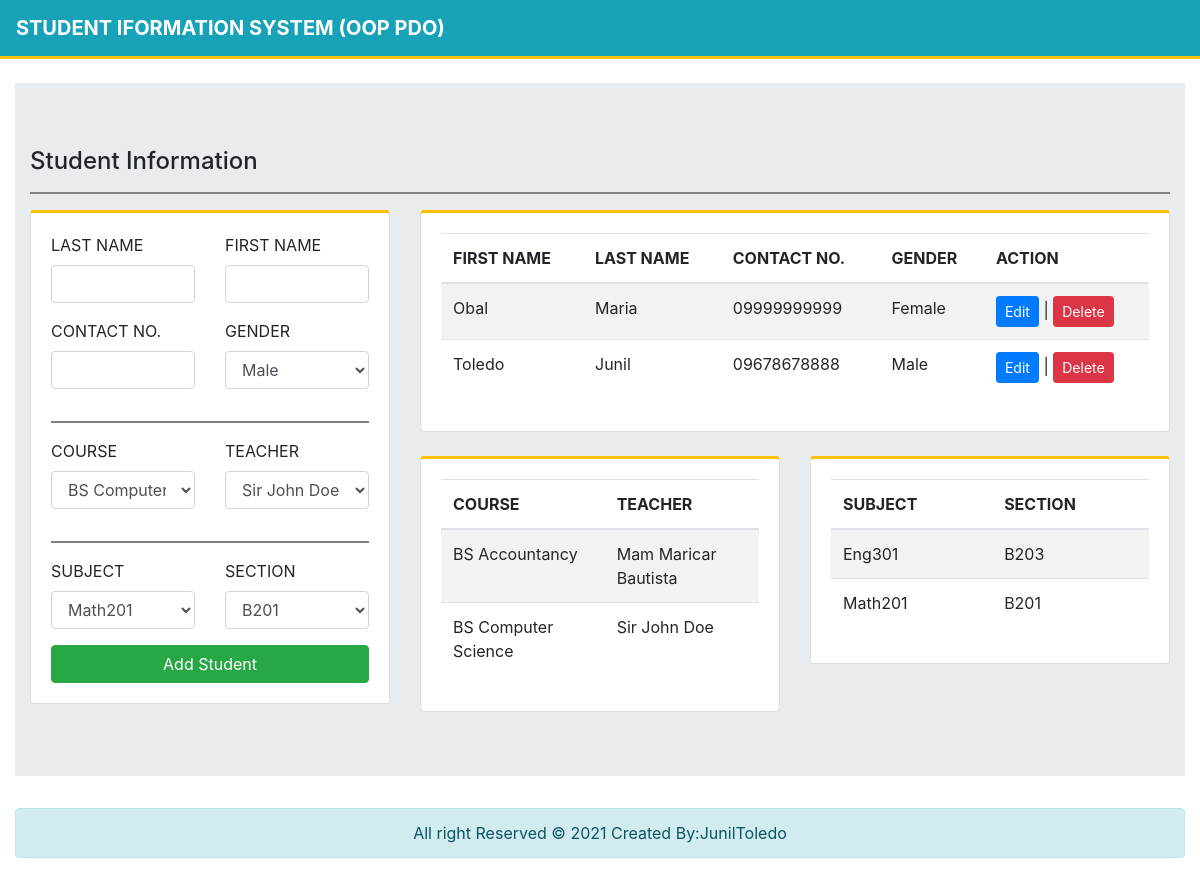
The page / on the database its author committed.
### tables this page shows
CREATE TABLE `student_info` (
  `student_id` int(11) NOT NULL,
  `last_name` varchar(255) NOT NULL,
  `first_name` varchar(255) NOT NULL,
  `contact_number` text NOT NULL,
  `gender` text NOT NULL
);

CREATE TABLE `student_info1` (
  `course_id` int(11) NOT NULL,
  `course` text NOT NULL,
  `teacher` text NOT NULL,
  `student_id` int(11) NOT NULL
);

CREATE TABLE `student_info2` (
  `subject_id` int(11) NOT NULL,
  `subject` text NOT NULL,
  `section` text NOT NULL,
  `student_id` int(11) NOT NULL
);

### Initialize/class/student_collegeinfo.php (called while the page is built, shortened)
<?php
class Student_status
{
    public function fetch_student() {
        global $db;
        $query = $db->prepare("SELECT * FROM student_info INNER JOIN student_info1 ON student_info.student_id = student_info1.student_id INNER JOIN student_info2 ON student_info.student_id = student_info2.student_id");
        $query->execute(array());
        return $query->fetchAll();
    }
    public function fetch_student1() {
        global $db;
        $query = $db->prepare("SELECT * FROM student_info1");
        $query->execute(array());
        return $query->fetchAll();
    }
     public function fetch_student2() {
        global $db;
        $query = $db->prepare("SELECT * FROM student_info2");
        $query->execute(array());
        return $query->fetchAll();
    }
 }
?>

### index.php (the view, shortened to what this page needs)
<?php
    include_once('Initialize/conn/db-connection.php');
    include_once('Initialize/class/student_collegeinfo.php');
    $stud = new Student_status();
    $fetch_students = $stud->fetch_student();
    $fetch_students1 = $stud->fetch_student1();
    $fetch_students2 = $stud->fetch_student2();
?>
<?php include 'header/header.php';?>
<body>
    <div class="container-fluid">
        <div class="jumbotron jumbotron-fluid">
            <div class="container-fluid">
                <h4 class="display-5">Student Information</h4>
                <hr style="border: 1px solid gray">
                <div class="row">
                    <div class="col-4">
                        <div class="card" style="border-top: 3px solid #ffc107">
                            <div class="card-body">
                                <form action="POST">
                                    <div class="row">
                                        <div class="col-6">
                                            <div class="form-group">
                                                <label for="formGroupExampleInput">LAST NAME</label>
                                                <input type="text" class="form-control" id="last_name" alt="last_name" required="true"  autocomplete="off">
                                            </div>
                                        </div>
                                        <div class="col-6">
                                            <div class="form-group">
                                                <label for="formGroupExampleInput">FIRST NAME</label>
                                                <input type="text" class="form-control" id="first_name" alt="first_name" required="true"  autocomplete="off">
                                            </div>
                                        </div>
                                    </div>
                                    <div class="row">
                                        <div class="col-6">
                                            <div class="form-group">
                                                <label for="formGroupExampleInput">CONTACT NO.</label>
                                                <input type="text" class="form-control" id="contact_number" minlength="10" maxlength="11" alt="contact_number" required="true"  autocomplete="off">
                                            </div>
                                        </div>
                                        <div class="col-6">
                                            <div class="form-group">
                                                <label for="formGroupExampleInput">GENDER</label>
                                                <select type="text" class="form-control" id="gender" alt="gender" required="true"  autocomplete="off">
                                                    <option value="Male">Male</option>
                                                </select>
                                            </div>
                                        </div>
                                    </div><hr style="border: 1px solid gray"></hr>
                                    <div class="row">
                                        <div class="col-6">
                                            <div class="form-group">
                                                <label for="formGroupExampleInput">COURSE</label>
                                                   <select type="text" class="form-control" id="course" alt="course" required="true"  autocomplete="off">
                                                    <option value="BS Computer Science">BS Computer Science</option>
                                                </select>
                                            </div>
                                        </div>
                                     <div class="col-6">
                                            <div class="form-group">
                                                <label for="formGroupExampleInput">TEACHER</label>
                                                <select type="text" class="form-control" id="teacher" alt="teacher" required="true"  autocomplete="off">
                                                    <option value="Sir John Doe">Sir John Doe</option>
                                                </select>
                                            </div>
                                        </div>
                                    </div>
                                    <hr style="border: 1px solid gray"></hr>
                                    <div class="row">
                                        <div class="col-6">
                                            <div class="form-group">
                                                <label for="formGroupExampleInput">SUBJECT</label>
                                                 <select type="text" class="form-control" id="subject" alt="subject" required="true"  autocomplete="off">
                                                    <option value="Math201">Math201</option>
                                                </select>
                                            </div>
                                        </div>
                                     <div class="col-6">
                                            <div class="form-group">
                                                <label for="formGroupExampleInput">SECTION</label>
                                                   <select type="text" class="form-control" id="section" alt="section" required="true"  autocomplete="off">
                                                    <option value="B201">B201</option>
                                                </select>
                                            </div>
                                        </div>
                                    </div>
                                     <button type="button" class="btn btn-success btn-block" id="add-student" name="add-student" value="Add Student">Add Student</button>
                                </form>
                            </div>
                        </div>
                    </div>
                    <div class="col-8">
                        <div class="row">
                            <div class="col-12">
                                <div class="card" style="border-top: 3px solid #ffc107">
                                    <div class="card-body">
                                       <table class="table table-striped">
                                          <thead>
                                            <tr>
                                              <th scope="col">FIRST NAME</th>
                                              <th scope="col">LAST NAME</th>
                                              <th scope="col">CONTACT NO.</th>
                                              <th scope="col">GENDER</th>
                                              <th scope="col">ACTION</th>
                                            </tr>
                                          </thead>
                                          <tbody>
                                         <?php
                                            foreach($fetch_students as $stud){ ?>
                                            <tr>
                                              <td><?= ucfirst(htmlentities($stud['last_name'])); ?></td>
                                              <td><?= ucfirst(htmlentities($stud['first_name'])); ?></td>
                                              <td><?= ucfirst(htmlentities($stud['contact_number'])); ?></td>
                                              <td><?= ucfirst(htmlentities($stud['gender'])); ?></td>
                                              <td><button type="button" class="btn btn-primary btn-sm" data-toggle="modal" data-target="#students<?= htmlentities($stud['student_id']); ?>">Edit</button> | <button type="button" class="btn btn-danger btn-sm delete" fetchingID="<?= htmlentities($stud['student_id']); ?>"  value="Edit">Delete</button></td>
                                            </tr>
                                              <?php } ?>
                                          </tbody>
                                        </table>
                                    </div>
                                </div>
                            </div>
                        </div><br>
                        <div class="row">
                            <div class="col-6">
                                <div class="card" style="border-top: 3px solid #ffc107">
                                    <div class="card-body">
                                    <table class="table table-striped">
                                      <thead>
                                        <tr>
                                          <th scope="col">COURSE</th>
                                          <th scope="col">TEACHER</th>
                                        </tr>
                                      </thead>
                                      <tbody>
                                       <?php
                                            foreach($fetch_students1 as $stud1){ ?>
                                        <tr>
                                         <td><?= ucfirst(htmlentities($stud1['course'])); ?></td>
                                         <td><?= ucfirst(htmlentities($stud1['teacher'])); ?></td>
                                        </tr>
                                      <?php } ?>
                                      </tbody>
                                    </table>
                                    </div>
                                </div>
                            </div><br>
                            <div class="col-6">
                                <div class="card" style="border-top: 3px solid #ffc107">
                                    <div class="card-body">
                                    <table class="table table-striped">
                                      <thead>
                                        <tr>
                                          <th scope="col">SUBJECT</th>
                                          <th scope="col">SECTION</th>
                                        </tr>
                                      </thead>
                                      <tbody>
                                       <?php
                                            foreach($fetch_students2 as $stud2){ ?>
                                        <tr>
                                         <td><?= ucfirst(htmlentities($stud2['subject'])); ?></td>
                                         <td><?= ucfirst(htmlentities($stud2['section'])); ?></td>
                                        </tr>
                                      <?php } ?>
                                      </tbody>
                                    </table>
                                    </div>
                                </div>
                            </div>
                        </div>
                    </div>
                </div>
            </div>
        </div>
            <footer class="alert alert-info" align="center">All right Reserved © 2021 Created By:JunilToledo</footer>
    </div>
</body>
</html>

### header/header.php (shortened to what this page needs)
<!doctype html>
<html lang="en">
<head>
    <link rel="stylesheet" href="https://cdn.jsdelivr.net/npm/bootstrap@4.6.0/dist/css/bootstrap.min.css">
</head>
<nav class="navbar navbar-expand-lg" style="background-color: #17a2b8;border-bottom: 3px solid #ffc107">
    <div class="collapse navbar-collapse" id="navbarTogglerDemo01">
        <a class="navbar-brand" href="#"><strong style="color: #fff"> STUDENT IFORMATION SYSTEM (OOP PDO)</strong></a>
    </div>
</nav><br>

### rows shown on the page
student_info: last_name "Obal", first_name "Maria", contact_number "09999999999", gender "Female"
student_info: last_name "Toledo", first_name "Junil", contact_number "09678678888", gender "Male"
student_info1: course "BS Accountancy", teacher "Mam Maricar Bautista"
student_info1: course "BS Computer Science", teacher "Sir John Doe"
student_info2: subject "Eng301", section "B203"
student_info2: subject "Math201", section "B201"
